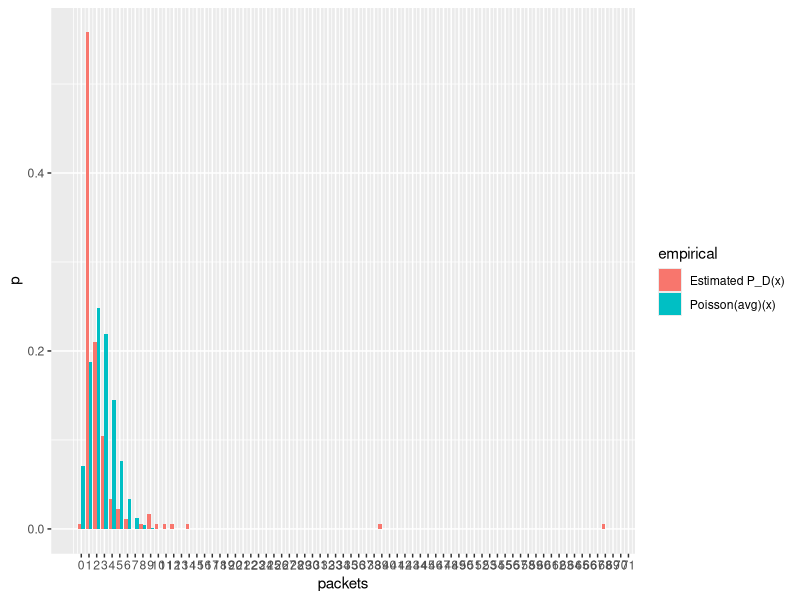
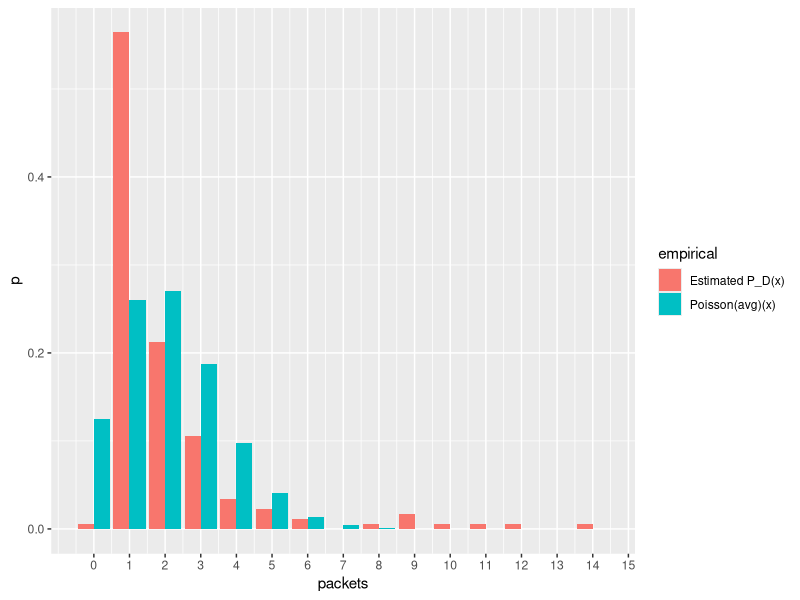
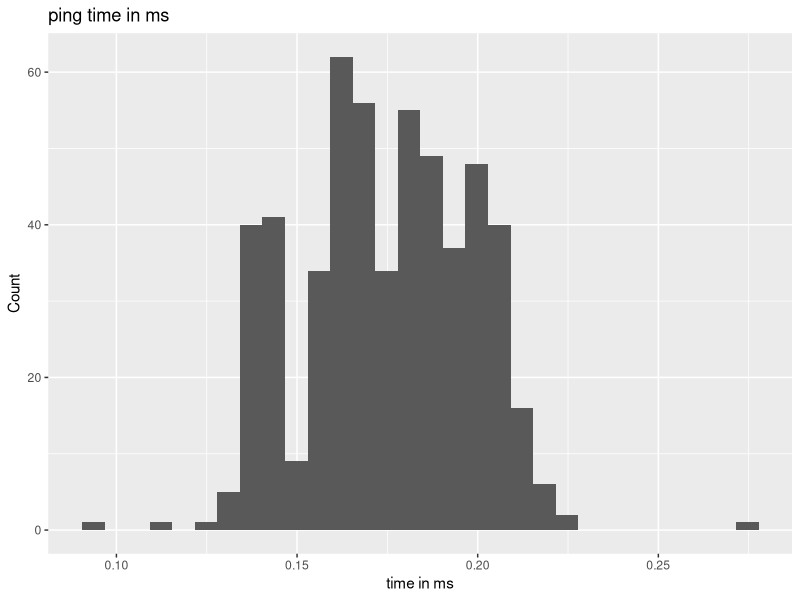
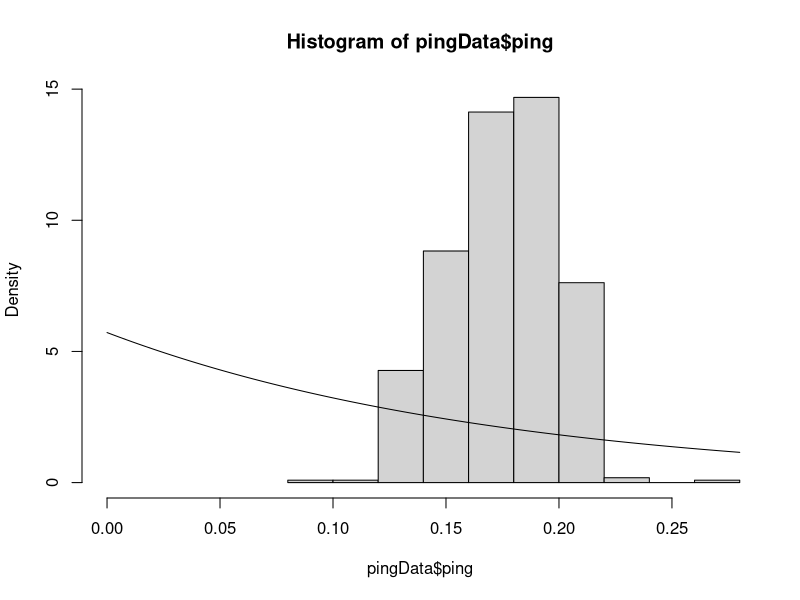

Here is the R script that generated these plots, in order:
## ---- chunk 1
library(tidyverse)
library(ggplot2)
## ---- chunk 2
packetData = read.csv("data/packet_data.csv",header = TRUE) %>%
  mutate(time = as.integer(time)) %>%
  group_by(time) %>%
  summarise(packets = max(total_packets) - min(total_packets))
## ---- chunk 3
N = nrow(packetData)
meanEst = mean(packetData$packets)
maxObs = max(packetData$packets)
vizPacketData <- packetData %>%
  group_by(packets) %>%
  summarise(p = n()/N)
## ---- chunk 4
vizPacketData = vizPacketData %>%
   rbind(data.frame(packets = setdiff(0:maxObs,unique(packetData$packets)),
                   p = rep(0,length(setdiff(0:maxObs,unique(packetData$packets)))))) %>%
  mutate(empirical = rep("Estimated P_D(x)",length(p))) %>%
  rbind(data.frame(packets = 0:maxObs,
                   p = dpois(0:maxObs,lambda = meanEst),
                   empirical = rep("Poisson(avg)(x)")))
ggplot(data = vizPacketData,aes(x = packets,y=p,fill = empirical))+geom_bar(position="dodge", stat="identity")+
  scale_x_continuous(breaks=seq(0,80,by=1))
## ---- chunk 5
packetData = packetData %>%
  filter(packets <= 30)
N = nrow(packetData)
meanEst = mean(packetData$packets)
maxObs = max(packetData$packets)
vizPacketData <- packetData %>%
  group_by(packets) %>%
  summarise(p = n()/N)

vizPacketData = vizPacketData %>%
   rbind(data.frame(packets = setdiff(0:maxObs,unique(packetData$packets)),
                   p = rep(0,length(setdiff(0:maxObs,unique(packetData$packets)))))) %>%
  mutate(empirical = rep("Estimated P_D(x)",length(p))) %>%
  rbind(data.frame(packets = 0:maxObs,
                   p = dpois(0:maxObs,lambda = meanEst),
                   empirical = rep("Poisson(avg)(x)")))
ggplot(data = vizPacketData,aes(x = packets,y=p,fill = empirical))+geom_bar(position="dodge", stat="identity")+
  scale_x_continuous(breaks=seq(0,80,by=1))
## ---- chunk 6
pingData = read.csv("data/ping_data.csv",header = TRUE) %>%
  mutate(ping = as.numeric(str_split(ping,pattern = " ",simplify = TRUE)[,1]))
## ---- chunk 7
ggplot(data = pingData,aes(x=ping))+geom_histogram()+ggtitle("ping time in ms")+xlab("time in ms")+ylab("Count")
## ---- chunk 8
h = hist(pingData$ping,freq=FALSE,xlim = c(0,max(pingData$ping)))
## ---- chunk 9
rateEst = 1/mean(pingData$ping)
xlines = seq(0,max(h$breaks),length.out = 100)
lines(x = xlines,y=dexp(xlines,rate = rateEst))

